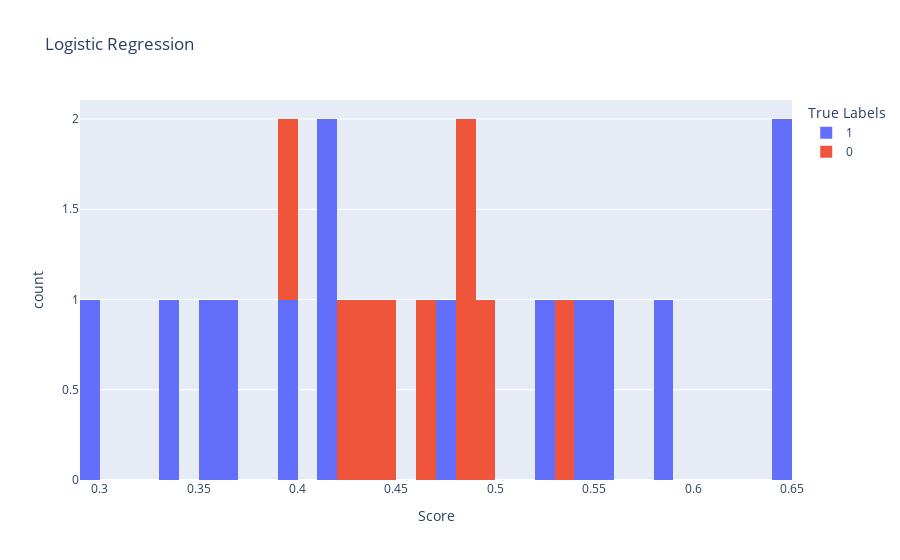
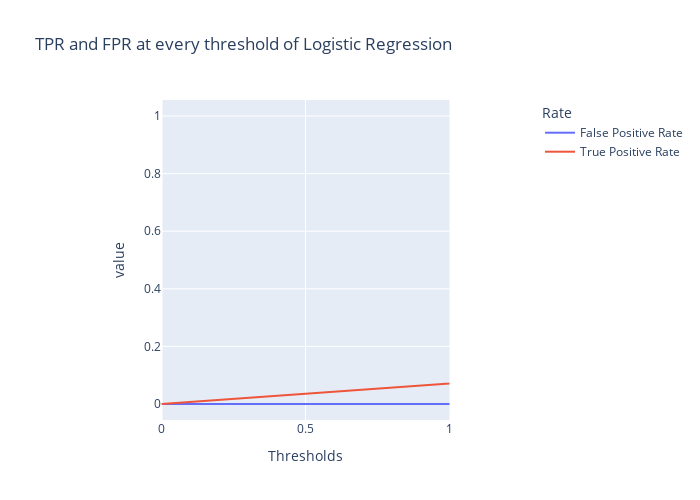

Notebook source saved alongside these figures, in order:
### Code cell
#The histogram of scores compared to true labels
#LogisticRegression
fig_hist = px.histogram(
    x=probs_lr,
    title='Logistic Regression', 
    color=y_test, nbins=50,
    labels=dict(color='True Labels', x='Score',
    )
)

fig_hist.show()

df = pd.DataFrame({
    'False Positive Rate': fpr_lr,
    'True Positive Rate': tpr_lr,
})
df.index.name = "Thresholds"
df.columns.name = "Rate"

fig_thresh = px.line(
    df, title='TPR and FPR at every threshold of Logistic Regression',
    width=700, height=500
)

fig_thresh.update_yaxes(scaleanchor="x", scaleratio=1)
fig_thresh.update_xaxes(range=[0, 1], constrain='domain')
fig_thresh.show()

### Figure 1 — Plotly figure (JSON) as saved in the notebook; plotly's stock layout.template omitted (floating-point values rounded to 4 significant figures)
{"data": [{"alignmentgroup": "True", "bingroup": "x", "hovertemplate": "True Labels=1<br>Score=%{x}<br>count=%{y}<extra></extra>", "legendgroup": "1", "marker": {"color": "#636efa", "pattern": {"shape": ""}}, "name": "1", "nbinsx": 50, "offsetgroup": "1", "orientation": "v", "showlegend": true, "type": "histogram", "x": [0.3965, 0.5824, 0.6487, 0.4195, 0.4186, 0.6407, 0.5205, 0.3564, 0.2997, 0.4718, 0.3381, 0.3697, 0.5494, 0.5519], "xaxis": "x", "yaxis": "y"}, {"alignmentgroup": "True", "bingroup": "x", "hovertemplate": "True Labels=0<br>Score=%{x}<br>count=%{y}<extra></extra>", "legendgroup": "0", "marker": {"color": "#EF553B", "pattern": {"shape": ""}}, "name": "0", "nbinsx": 50, "offsetgroup": "0", "orientation": "v", "showlegend": true, "type": "histogram", "x": [0.5305, 0.4693, 0.4289, 0.489, 0.4336, 0.3969, 0.4461, 0.4839, 0.4972], "xaxis": "x", "yaxis": "y"}], "layout": {"barmode": "relative", "legend": {"title": {"text": "True Labels"}, "tracegroupgap": 0}, "title": {"text": "Logistic Regression"}, "xaxis": {"anchor": "y", "domain": [0, 1], "title": {"text": "Score"}}, "yaxis": {"anchor": "x", "domain": [0, 1], "title": {"text": "count"}}}}

### Figure 2 — Plotly figure (JSON) as saved in the notebook; plotly's stock layout.template omitted (floating-point values rounded to 4 significant figures)
{"data": [{"hovertemplate": "Rate=False Positive Rate<br>Thresholds=%{x}<br>value=%{y}<extra></extra>", "legendgroup": "False Positive Rate", "line": {"color": "#636efa", "dash": "solid"}, "marker": {"symbol": "circle"}, "mode": "lines", "name": "False Positive Rate", "orientation": "v", "showlegend": true, "type": "scatter", "x": [0, 1, 2, 3, 4, 5, 6, 7, 8, 9, 10], "xaxis": "x", "y": [0, 0, 0, 0.1111, 0.1111, 0.4444, 0.4444, 0.8889, 0.8889, 1, 1], "yaxis": "y"}, {"hovertemplate": "Rate=True Positive Rate<br>Thresholds=%{x}<br>value=%{y}<extra></extra>", "legendgroup": "True Positive Rate", "line": {"color": "#EF553B", "dash": "solid"}, "marker": {"symbol": "circle"}, "mode": "lines", "name": "True Positive Rate", "orientation": "v", "showlegend": true, "type": "scatter", "x": [0, 1, 2, 3, 4, 5, 6, 7, 8, 9, 10], "xaxis": "x", "y": [0, 0.07143, 0.3571, 0.3571, 0.4286, 0.4286, 0.5, 0.5, 0.6429, 0.6429, 1], "yaxis": "y"}], "layout": {"height": 500, "legend": {"title": {"text": "Rate"}, "tracegroupgap": 0}, "title": {"text": "TPR and FPR at every threshold of Logistic Regression"}, "width": 700, "xaxis": {"anchor": "y", "constrain": "domain", "domain": [0, 1], "range": [0, 1], "title": {"text": "Thresholds"}}, "yaxis": {"anchor": "x", "domain": [0, 1], "scaleanchor": "x", "scaleratio": 1, "title": {"text": "value"}}}}
